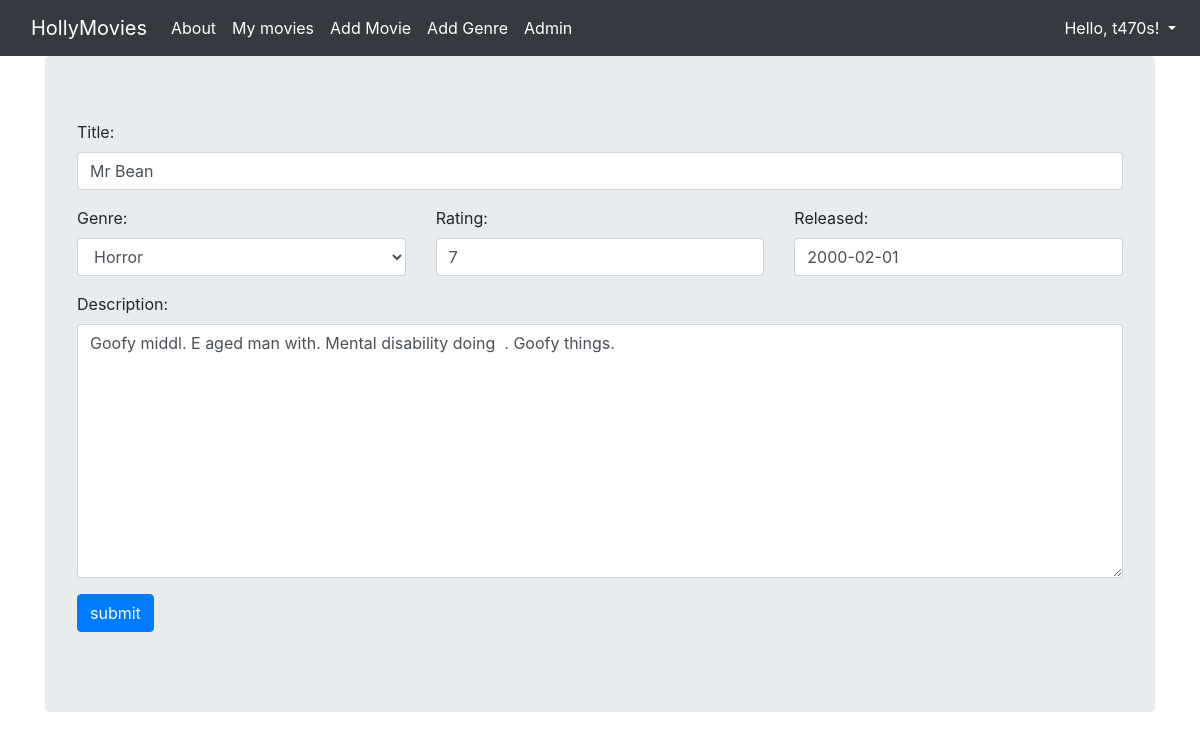
The app's page /update_movie/4 (signed in) with its own data.
### viewer/models.py (models this page shows, shortened)
class Movie(Model):
    title = CharField(max_length=128)
    genre = ForeignKey(Genre, on_delete=DO_NOTHING)
    rating = IntegerField()
    released = DateField()
    description = TextField()
    created = DateTimeField(auto_now_add=True)

### viewer/views.py (the view)
# urls.py: path("update_movie/<pk>", MovieUpdateView.as_view(), name="update_movie"),
class MovieUpdateView(LoginRequiredMixin, UpdateView):
    template_name = 'customized_form.html'
    model = Movie
    form_class = MovieForm
    success_url = reverse_lazy('movies')

### viewer/forms.py (shortened to what this page needs)
class MovieForm(ModelForm):
    class Meta:
        model = Movie
        exclude = []
    title = CharField(validators=[capitalized_validator, no_special_char_validator])
    rating = IntegerField(min_value=1, max_value=10)
    released = PastMonthField()
    def __init__(self, *args, **kwargs):
        super().__init__(*args, **kwargs)
        for visible in self.visible_fields():
            visible.field.widget.attrs['class'] = 'form-control'

### viewer/models.py (called while the page is built)
    def __str__(self):
        return self.name

### viewer/templates/customized_form.html (shortened to what this page needs)
{% extends 'base.html' %}
{% block content %}
    <form method="post">
    <div class="form-group">
      <label for="{{ form.title.id_for_label }}">Title:</label>
      {{ form.title }}
    </div>
    <div class="row">
      <div class="col">
        <div class="form-group">
          <label for="{{ form.genre.id_for_label }}">Genre:</label>
          {{ form.genre }}
        </div>
      </div>
      <div class="col">
        <div class="form-group">
          <label for="{{ form.rating.id_for_label }}">Rating:</label>
          {{ form.rating }}
        </div>
      </div>
      <div class="col">
        <div class="form-group">
          <label for="{{ form.released.id_for_label }}">Released:</label>
          {{ form.released }}
        </div>
      </div>
    </div>
    <div class="form-group">
      <label for="{{ form.description.id_for_label }}">Description:</label>
      {{ form.description }}
    </div>
        <input type="submit" value="submit" class="btn btn-primary">
    </form>
{% endblock %}

### viewer/templates/base.html (shortened to what this page needs)
{% load static %}
<html {% if LANGUAGE_CODE %}lang="{{ LANGUAGE_CODE }}"{% endif %}>
  <head>
    <link rel="stylesheet" href="https://stackpath.bootstrapcdn.com/bootstrap/4.2.1/css/bootstrap.min.css">
  </head>
  <body>
    <nav class="navbar navbar-expand-lg navbar-dark bg-dark">
      <div class="container fixed">
        <a class="navbar-brand" href="{% url 'index' %}">HollyMovies</a>
        <div class="collapse navbar-collapse" id="navbarNavAltMarkup">
          <div class="navbar-nav">
            <a class="nav-item nav-link active" href="{% url 'about' %}?s=Beautiful">
              About
            </a>
            <a class="nav-item nav-link active" href="{% url 'movies' %}">
              My movies
            </a>
            <a class="nav-item nav-link active" href="{% url 'add_movie' %}">
              Add Movie
            </a>
            <a class="nav-item nav-link active" href="{% url 'add_genre' %}">
              Add Genre
            </a>
            <a class="nav-item nav-link active" href="/admin">
              Admin
            </a>
          </div>
        </div>
      </div>
      <div class="navbar-nav ml-auto">
        <div class="nav-item dropdown">
          {% if user.is_authenticated %}
            <a class="nav-link active dropdown-toggle" href="#" data-toggle="dropdown">
              {% if user.first_name %}Hello, {{ user.first_name }}!
              {% else %}Hello, {{ user.username }}!{% endif %}
            </a>
          {% endif %}
        </div>
      </div>
    </nav>
    <div class="container">
      <div class="jumbotron">
        {% block content %}{% endblock %}
      </div>
    </div>
  </body>
</html>

### records on screen
Movie: title "Mr Bean", genre "Horror", rating "7", released "2000-02-01", description "Goofy middl. E aged man with. Mental disability doing . Goofy things."

### other values on screen
{{ user.username }} "t470s"
